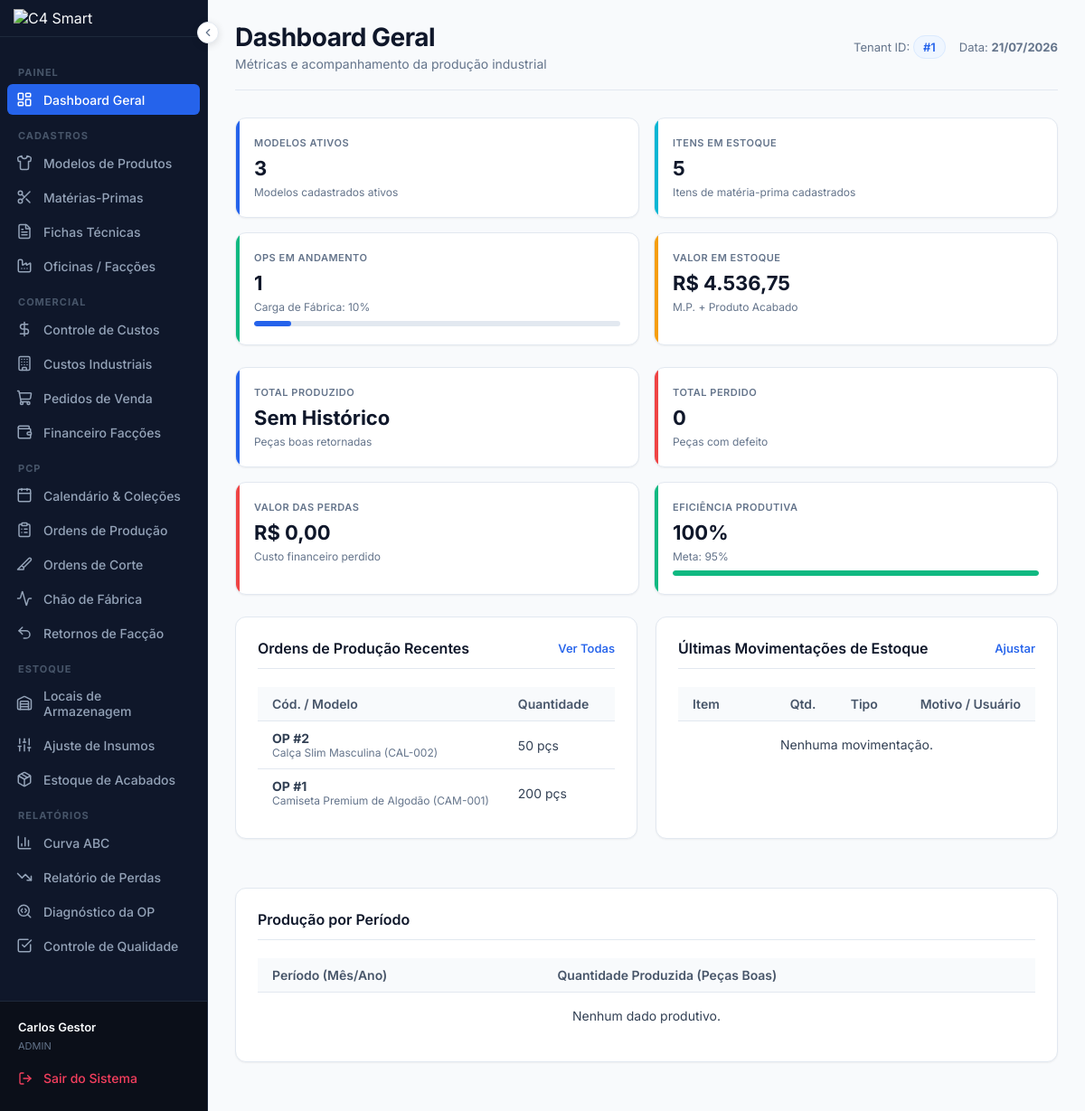
The app's page /dashboard (signed in) with its own data.
### tables this page shows
CREATE TABLE IF NOT EXISTS `ordens_producao` (
  `id` INT AUTO_INCREMENT PRIMARY KEY,
  `tenant_id` INT NOT NULL,
  `pedido_venda_id` INT NULL,
  `produto_modelo_id` INT NOT NULL,
  `oficina_faccao_id` INT NULL,
  `quantidade` INT NOT NULL DEFAULT 0,
  `prazo` DATE NOT NULL,
  `status` ENUM('aberta', 'em andamento', 'concluída', 'cancelada') NOT NULL DEFAULT 'aberta',
  `operadores` INT NOT NULL DEFAULT 1,
  `estoque_baixado` TINYINT NOT NULL DEFAULT 0,
  `criado_em` TIMESTAMP DEFAULT CURRENT_TIMESTAMP,
  CONSTRAINT `fk_op_tenant` FOREIGN KEY (`tenant_id`) REFERENCES `tenants` (`id`) ON DELETE CASCADE,
  CONSTRAINT `fk_op_pedido` FOREIGN KEY (`pedido_venda_id`) REFERENCES `pedidos_venda` (`id`) ON DELETE SET NULL,
  CONSTRAINT `fk_op_produto` FOREIGN KEY (`produto_modelo_id`) REFERENCES `produtos_modelos` (`id`) ON DELETE RESTRICT,
  CONSTRAINT `fk_op_oficina` FOREIGN KEY (`oficina_faccao_id`) REFERENCES `oficinas_faccoes` (`id`) ON DELETE SET NULL
);

CREATE TABLE IF NOT EXISTS `produtos_modelos` (
  `id` INT AUTO_INCREMENT PRIMARY KEY,
  `tenant_id` INT NOT NULL,
  `nome` VARCHAR(255) NOT NULL,
  `referencia` VARCHAR(100) NOT NULL,
  `categoria` VARCHAR(100) NOT NULL,
  `imagem` VARCHAR(255) NULL,
  `grade_tamanhos` VARCHAR(100) NOT NULL DEFAULT 'P,M,G,GG',
  `cor` VARCHAR(50) NOT NULL,
  `status` ENUM('ativo', 'inativo') NOT NULL DEFAULT 'ativo',
  `criado_em` TIMESTAMP DEFAULT CURRENT_TIMESTAMP,
  CONSTRAINT `fk_produtos_tenant` FOREIGN KEY (`tenant_id`) REFERENCES `tenants` (`id`) ON DELETE CASCADE,
  INDEX `idx_produtos_tenant` (`tenant_id`)
);

### app/Views/dashboard/index.php (the view, shortened to what the rows shown need)
<?php require __DIR__ . '/../layouts/header.php'; ?>
<div style="width: 100%; overflow-x: auto; -webkit-overflow-scrolling: touch; margin-bottom: 24px;">
<div class="layout-split" style="margin-bottom: 0; min-width: 700px;">
    <div class="card-box">
        <div class="table-responsive">
            <table class="table-custom">
                <thead>
                    <tr>
                        <th>Cód. / Modelo</th>
                        <th>Quantidade</th>
                        <th>Prazo</th>
                    </tr>
                </thead>
                <tbody>
                    <?php if (empty($opsRecentes)): ?>
                        <tr>
                            <td colspan="4" class="empty-state">
                                Nenhuma OP cadastrada.
                            </td>
                        </tr>
                    <?php else: ?>
                        <?php foreach ($opsRecentes as $op): ?>
                            <tr>
                                <td>
                                    <strong>OP #<?= $op['id'] ?></strong>
                                    <div style="font-size: 12px; color: var(--muted);"><?= htmlspecialchars($op['modelo_nome']) ?> (<?= htmlspecialchars($op['referencia']) ?>)</div>
                                </td>
                                <td><?= number_format($op['quantidade'], 0, ',', '.') ?> pçs</td>
                                <td><?= date('d/m/Y', strtotime($op['prazo'])) ?></td>
                            </tr>
                        <?php endforeach; ?>
                    <?php endif; ?>
                </tbody>
            </table>
        </div>
    </div>
    <div class="card-box">
        <div class="table-responsive">
            <table class="table-custom">
                <colgroup>
                </colgroup>
                <thead>
                    <tr>
                        <th>Item</th>
                        <th>Qtd.</th>
                        <th>Tipo</th>
                        <th>Motivo / Usuário</th>
                    </tr>
                </thead>
            </table>
        </div>
    </div>
</div>
</div>
<div class="card-box">
    <div class="table-responsive">
        <table class="table-custom">
            <thead>
                <tr>
                    <th>Período (Mês/Ano)</th>
                    <th>Quantidade Produzida (Peças Boas)</th>
                </tr>
            </thead>
        </table>
    </div>
</div>
<?php require __DIR__ . '/../layouts/footer.php'; ?>

### records on screen
ordens_producao: id "2", produto_modelo.nome "Calça Slim Masculina", produto_modelo.referencia "CAL-002", quantidade "50"
ordens_producao: id "1", produto_modelo.nome "Camiseta Premium de Algodão", produto_modelo.referencia "CAM-001", quantidade "200"

### other values on screen
$_SESSION['nome'] "Carlos Gestor"
$_SESSION['role'] "ADMIN"
$title "Dashboard Geral"
$subtitle "Métricas e acompanhamento da produção industrial"
$_SESSION['tenant_id'] "1"
$modelosAtivos "3"
$itensEstoque "5"
$opsAndamento "1"
$cargaFabrica "10"
$valorEstoqueTotal "4.536,75"
$totalPerdido "0"
$valorPerdas "0,00"
$eficiencia "100"
